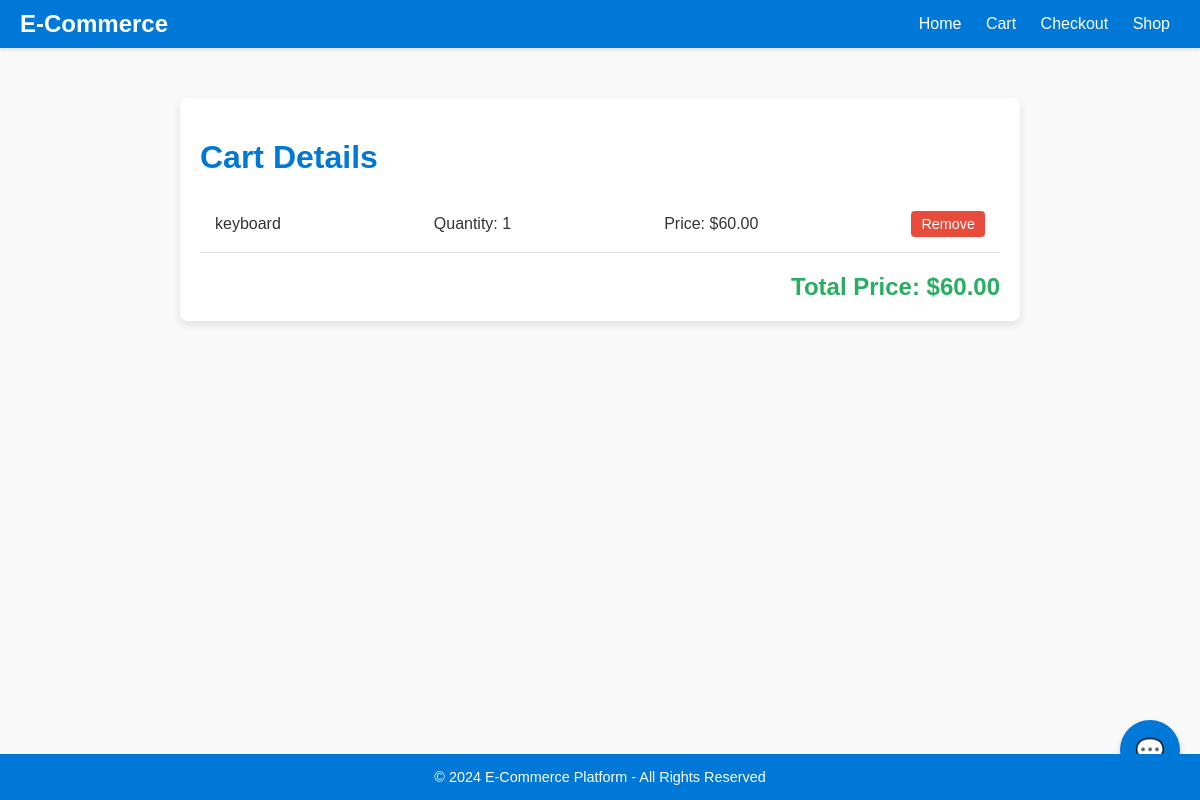
Screenshot of /checkout/cart/ (signed in) with the database file from the repository.
### checkout/models.py (models this page shows, shortened)
class CartItem(models.Model):
    user = models.ForeignKey(settings.AUTH_USER_MODEL, on_delete=models.CASCADE)
    product = models.ForeignKey(Product, on_delete=models.CASCADE)
    quantity = models.PositiveIntegerField(default=1)
    def get_total_price(self):
        return self.product.price * self.quantity

### products/models.py (models this page shows, shortened)
class Product(models.Model):
    name = models.CharField(max_length=255)
    description = models.TextField()
    price = models.DecimalField(max_digits=10, decimal_places=2)
    category = models.ForeignKey(Category, related_name='products', on_delete=models.CASCADE)
    image = models.ImageField(upload_to='product_images/')
    stock = models.PositiveIntegerField()
    is_featured= models.BooleanField(default=False)
    created_at = models.DateTimeField(auto_now_add=True)
    updated_at = models.DateTimeField(auto_now=True)
    slug = models.SlugField(unique=True)

### checkout/views.py (the view)
# urls.py: path('cart/', views.cart_detail, name='cart_detail'),
@login_required
def cart_detail(request):
    cart_items = CartItem.objects.filter(user=request.user)
    total_price = sum(item.get_total_price() for item in cart_items)
    context = {
        'cart_items': cart_items,
        'total_price': total_price,
    }
    return render(request, 'checkout/cart_detail.html', context)

### templates/checkout/cart_detail.html (shortened to what this page needs)
<!DOCTYPE html>
<html lang="en">
<head>
</head>
<body>
    <nav>
        <div class="logo">E-Commerce</div>
        <div>
            <a href="{% url 'home' %}">Home</a>
            <a href="{% url 'cart_detail' %}">Cart</a>
            <a href="{% url 'checkout' %}">Checkout</a>
            <a href="{% url 'shop' %}">Shop</a>
        </div>
    </nav>
    <div class="content">
        <h1>Cart Details</h1>
        {% for item in cart_items %}
        <div class="cart-item">
            <span>{{ item.product.name }}</span>
            <span>Quantity: {{ item.quantity }}</span>
            <span>Price: ${{ item.get_total_price }}</span>
            <form method="post" action="{% url 'remove_from_cart' item.id %}" style="display: inline;">
                <button type="submit" class="remove-btn">Remove</button>
            </form>
        </div>
        {% endfor %}
        <div class="total-price">Total Price: ${{ total_price }}</div>
    </div>
    <button id="chatbot-toggle">💬</button>
    <footer>
        &copy; 2024 E-Commerce Platform - All Rights Reserved
    </footer>
</body>
</html>

### templates/checkout/cart_detail.html (style rules this page uses)
body { font-family: 'Arial', sans-serif; margin: 0; padding: 0; background-color: #f9f9f9; color: #333; }
nav { background-color: #0078d7; padding: 10px 20px; display: flex; justify-content: space-between; align-items: center; box-shadow: 0 2px 4px rgba(0, 0, 0, 0.1); }
nav .logo { font-size: 1.5rem; font-weight: bold; color: #fff; }
nav a { color: #fff; text-decoration: none; margin: 0 10px; font-size: 1rem; font-weight: 500; }
.content { margin: 50px auto; padding: 20px; max-width: 800px; background: #fff; border-radius: 8px; box-shadow: 0 4px 8px rgba(0, 0, 0, 0.1); }
h1 { font-size: 2rem; color: #0078d7; margin-bottom: 20px; }
.cart-item { display: flex; justify-content: space-between; align-items: center; padding: 15px; border-bottom: 1px solid #ddd; }
.cart-item span { font-size: 1rem; }
.remove-btn { background-color: #e74c3c; color: white; border: none; padding: 5px 10px; border-radius: 4px; cursor: pointer; font-size: 0.9rem; }
.total-price { font-size: 1.5rem; font-weight: bold; color: #27ae60; margin-top: 20px; text-align: right; }
footer { background-color: #0078d7; color: #fff; text-align: center; padding: 15px 0; position: fixed; bottom: 0; width: 100%; font-size: 0.9rem; }
#chatbot-toggle { position: fixed; bottom: 20px; right: 20px; background: #0078d7; color: white; border: none; border-radius: 50%; width: 60px; height: 60px; font-size: 1.5rem; text-align: center; line-height: 60px; cursor: pointer; box-shadow: 0 4px 6px rgba(0, 0, 0, 0.2); }

### rows the page displays
CartItem: product.name "keyboard", quantity "1", get_total_price "60.00"

### other values shown
{{ total_price }} "60.00"
